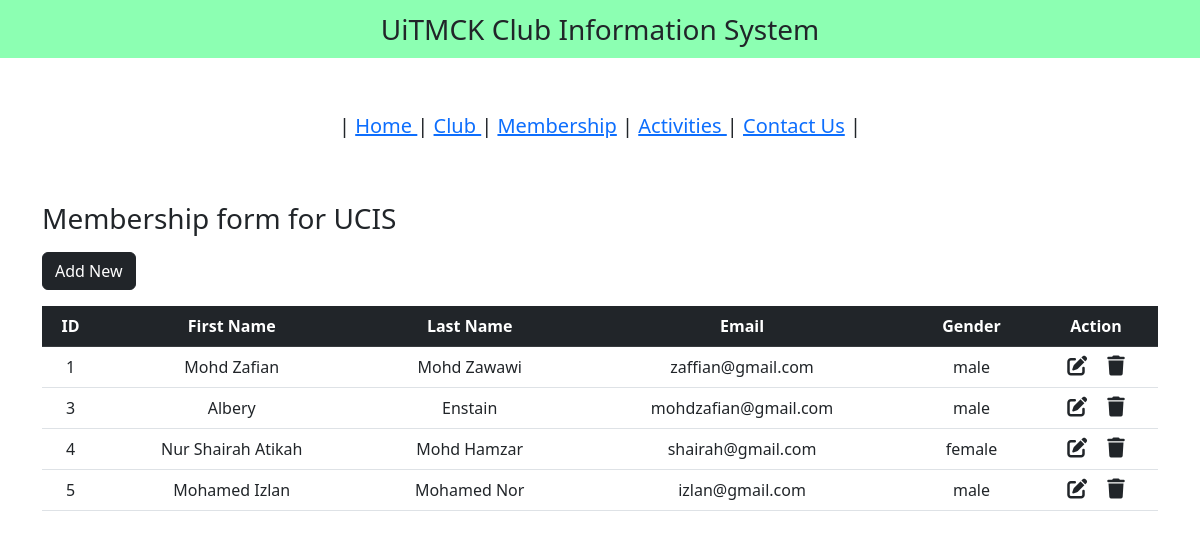
The page /temp/membership.php on the database its author committed.
### tables this page shows
CREATE TABLE `members` (
  `id` int NOT NULL,
  `first_name` varchar(150) NOT NULL,
  `last_name` varchar(150) NOT NULL,
  `email` varchar(150) NOT NULL,
  `gender` varchar(50) NOT NULL,
  `username` varchar(150) NOT NULL,
  `password` varchar(150) NOT NULL
);

### temp/membership.php (the view, shortened to what this page needs)
<?php
include "db_conn.php";
?>
<!DOCTYPE html>
<html lang="en">
<head>
  <link href="https://cdn.jsdelivr.net/npm/bootstrap@5.2.3/dist/css/bootstrap.min.css" rel="stylesheet">
  <link rel="stylesheet" href="https://cdnjs.cloudflare.com/ajax/libs/font-awesome/6.4.0/css/all.min.css" />
</head>
<body>
  <nav class="navbar navbar-light justify-content-center fs-3 mb-5" style="background-color: #00ff5573;">
    UiTMCK Club Information System
  </nav>
   <nav class="navbar navbar-light justify-content-center fs-3 mb-5" style="background-color: #00fffff;">
<h5>| <a href="index.php">Home </a>| <a href="club.php">Club </a>| <a href="membership.php">Membership</a> | <a href="activity.php">Activities </a> | <a href="contact.php">Contact Us</a> | </h5></p>
</nav>
  <div class="container">
	<p align="center"><h3>Membership form for UCIS</h3></p>
    <a href="add-new.php" class="btn btn-dark mb-3">Add New</a>
    <table class="table table-hover text-center">
      <thead class="table-dark">
        <tr>
          <th scope="col">ID</th>
          <th scope="col">First Name</th>
          <th scope="col">Last Name</th>
          <th scope="col">Email</th>
          <th scope="col">Gender</th>
          <th scope="col">Action</th>
        </tr>
      </thead>
      <tbody>
        <?php
        $sql = "SELECT * FROM `members`";
        $result = mysqli_query($conn, $sql);
        while ($row = mysqli_fetch_assoc($result)) {
        ?>
          <tr>
            <td><?php echo $row["id"] ?></td>
            <td><?php echo $row["first_name"] ?></td>
            <td><?php echo $row["last_name"] ?></td>
            <td><?php echo $row["email"] ?></td>
            <td><?php echo $row["gender"] ?></td>
            <td>
              <a href="edit_membership.php?id=<?php echo $row["id"] ?>" class="link-dark"><i class="fa-solid fa-pen-to-square fs-5 me-3"></i></a>
              <a href="delete_membership.php?id=<?php echo $row["id"] ?>" class="link-dark"><i class="fa-solid fa-trash fs-5"></i></a>
            </td>
          </tr>
        <?php
        }
        ?>
      </tbody>
    </table>
  </div>
</body>
</html>

### rows shown on the page
members: id "1", first_name "Mohd Zafian", last_name "Mohd Zawawi", email "zaffian@gmail.com", gender "male"
members: id "3", first_name "Albery", last_name "Enstain", email "mohdzafian@gmail.com", gender "male"
members: id "4", first_name "Nur Shairah Atikah", last_name "Mohd Hamzar", email "shairah@gmail.com", gender "female"
members: id "5", first_name "Mohamed Izlan", last_name "Mohamed Nor", email "izlan@gmail.com", gender "male"
